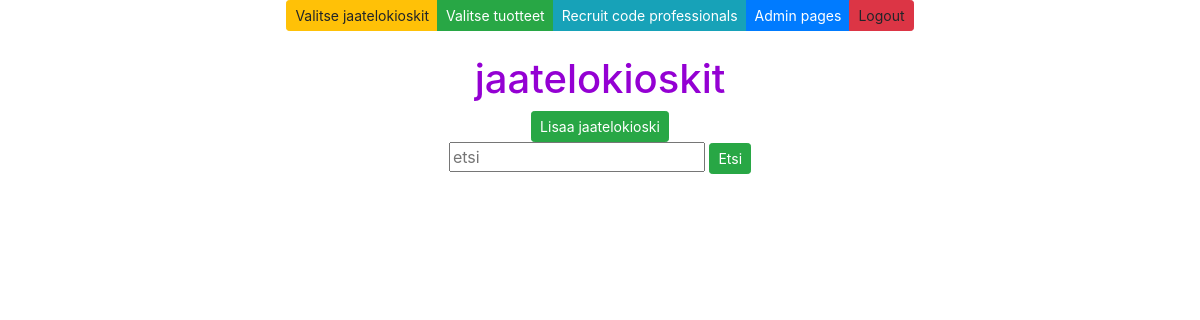
The app's page /jaatelokioskit/, older data.
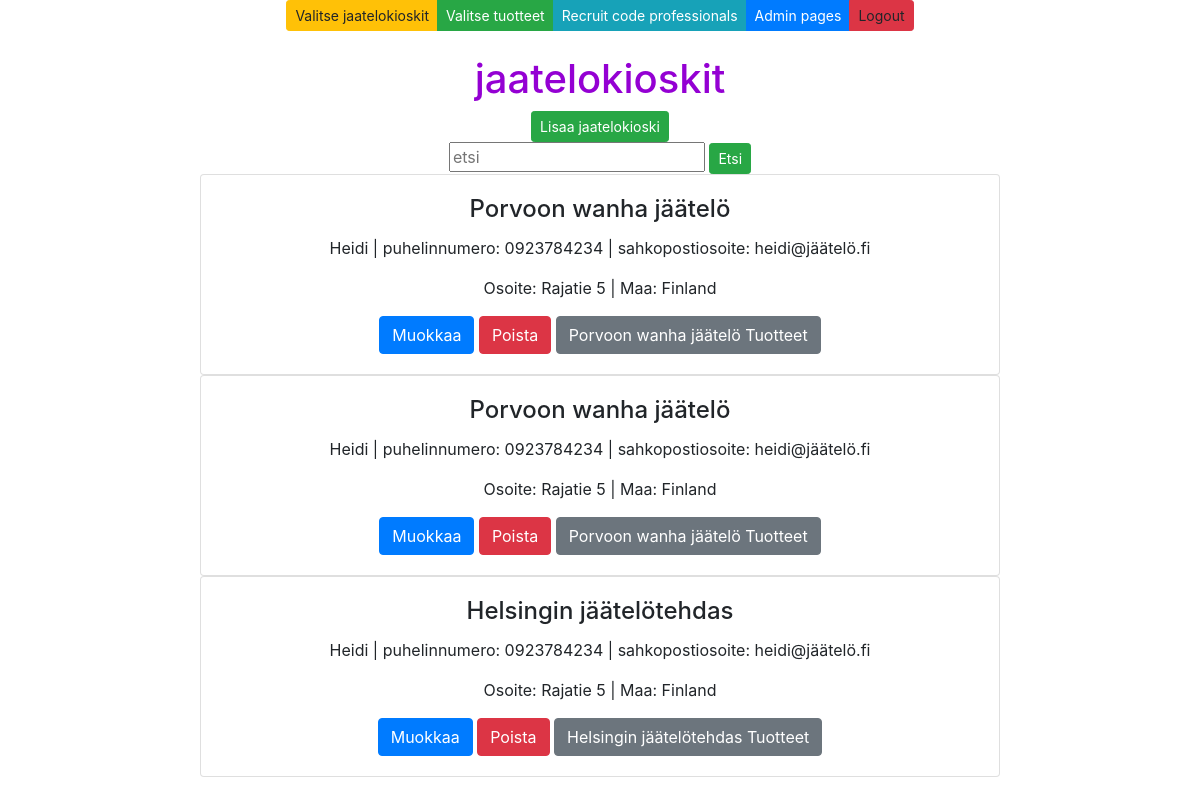
The same page, newer data.
### app/models.py (models this page shows, shortened)
class Jaatelokioski(models.Model):
    nimi = models.CharField(max_length = 50, default="firma")
    kontakti = models.CharField(max_length = 50, default="firma")
    osoite = models.CharField(max_length = 100, default="firma")
    puhelinnumero = models.CharField(max_length = 20, default="firma")
    sahkopostiosoite = models.CharField(max_length = 50, default="firma")
    maa = models.CharField(max_length = 50, default="firma")

### app/views.py (the view)
# urls.py: path('jaatelokioskit/', jaatelokioskilistview, name='jaatelokioskilist'),
def jaatelokioskilistview(request):
    jaatelokioskilist = Jaatelokioski.objects.all()
    context = {'jaatelokioskit': jaatelokioskilist}
    return render(request, "jaatelokioskilist.html", context)

### app/templates/jaatelokioskilist.html (shortened to what this page needs)
{% extends 'index.html' %}
{% block content %}
<br />
<br />
<h1 style="color: darkviolet">jaatelokioskit</h1>
<button id="add-btn" class="btn btn-success btn-sm" onclick="showaddform()">Lisaa jaatelokioski</button>
        <form method="post" action="/etsi-jaatelokioskit/">
            <input class="card-text" class="card-text" type="text" placeholder="etsi" name="etsi">
            <input type="submit" value="Etsi" class="btn btn-success btn-sm" name="">
        </form>
{% for s in jaatelokioskit %}
<div class="card" style="width: 50rem;">
    <div class="card-body">
        <h4 class="card-title">{{s.nimi}}</h4>
        <p class="card-text">{{s.kontakti}} | puhelinnumero: {{s.puhelinnumero}} | sahkopostiosoite: {{s.sahkopostiosoite}} </p>
        <p class="card-text">Osoite: {{s.osoite}} | Maa: {{s.maa}}</p>
        <a href="/muokkaa-jaatelokioski-get/{{s.id}}/" class="btn btn-primary">Muokkaa</a>
        <a href="/confirm-poista-jaatelokioski/{{s.id}}/" class="btn btn-danger">Poista</a>
        <a href="/tuotteet-by-jaatelokioski/{{s.id}}/" class="btn btn-secondary">{{s.nimi}} Tuotteet</a>
    </div>
</div>
{%endfor%}
{% endblock %}

### app/templates/index.html (shortened to what this page needs)
<!DOCTYPE html>
<html>
<head>
    <link rel="stylesheet" href="https://stackpath.bootstrapcdn.com/bootstrap/4.5.0/css/bootstrap.min.css"
>
    <link rel="stylesheet" href="https://cdnjs.cloudflare.com/ajax/libs/font-awesome/5.11.2/css/all.min.css">
</head>
<body>
    <div class="container">
        <center>
            <div class="btn-group" role="group">
                <a class="btn btn-warning btn-sm" href="/jaatelokioskit">Valitse jaatelokioskit</a>
                <a class="btn btn-success btn-sm" href="/tuotteet">Valitse tuotteet</a>
                <a class="btn btn-info btn-sm" href="http://careeria.fi">Recruit code professionals</a>
                <a class="btn btn-primary btn-sm" href="/admin">Admin pages</a>
                <a class="btn btn-danger btn-sm">Logout</a>
            </div>
            {% block content %}
            {% endblock %}
        </center>
    </div>
</body>
</html>

Row changes from the older to the newer data that the page shows:
added Jaatelokioski: nimi "Porvoon wanha jäätelö", kontakti "Heidi", puhelinnumero "0923784234", sahkopostiosoite "heidi@jäätelö.fi", osoite "Rajatie 5", maa "Finland"
added Jaatelokioski: nimi "Porvoon wanha jäätelö", kontakti "Heidi", puhelinnumero "0923784234", sahkopostiosoite "heidi@jäätelö.fi", osoite "Rajatie 5", maa "Finland"
added Jaatelokioski: nimi "Helsingin jäätelötehdas", kontakti "Heidi", puhelinnumero "0923784234", sahkopostiosoite "heidi@jäätelö.fi", osoite "Rajatie 5", maa "Finland"
